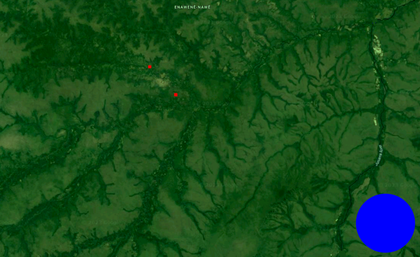
%> input picture pratica6octavepdi/mapa_menor.png, 420 x 257 px, shrunk from 1000 x 613 before the run
$ octave pratica6octave.m   (GNU Octave 9; MATLAB toolbox functions it lacks are replaced by stand-ins)
%> lines starting %> are read from the running program, lines starting %| are printed output that depends on the picture; in (x1, y1, x2, y2) boxes, pixels count from 0 and x2, y2 are one past the last pixel; in counts of white or black regions, pixels touching at a corner belong together; the program's own positions count from 1
clc;
clear all;
close all;
pkg load image;
im = imread('C:\Users\Inaci\Documents\imagens\pratica6octavepdi\mapa_menor.png');
%> im is the input picture: size 257x420x3 uint8; mean R, G, B 21.1, 75.7, 27.8
imshow(im(:,:,1));
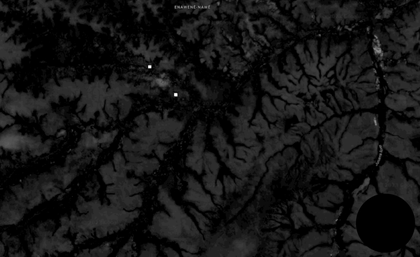
%> displayed picture: size 257x420, on the screen's scale of 0 to 255; min 0, max 255, mean 21.1
linhai = 0;
colunai = 0;
limiar(:,:,:)=im(:,:,:);
limiar(:,:,1)=0;
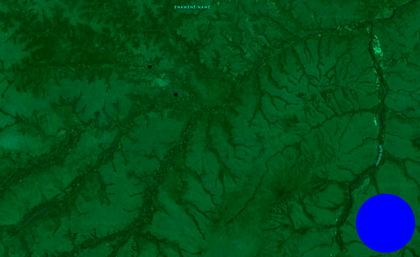
%> limiar: size 257x420x3 uint8; mean R, G, B 0, 75.7, 27.8
limiar(:,:,2)=0;
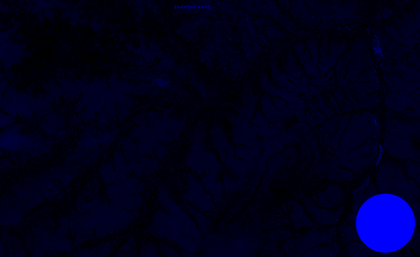
%> limiar: size 257x420x3 uint8; mean R, G, B 0, 0, 27.8
limiar(:,:,3)=im(:,:,3);
for i=1:size(im,1)
  for j=1:size(im,2)
  if(limiar(i,j,3)>=200)
    limiar(i,j,:)=255;
  else
    limiar(i,j,:)=0;
    endif
  endfor
 endfor
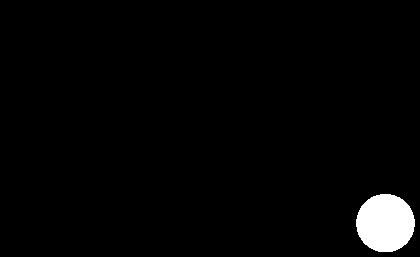
%> limiar: size 257x420x3 uint8; 2.5% white; 1 white region, box (x1, y1, x2, y2) and area: (356, 194, 415, 252) 2693
figure(3),imshow(limiar);
for i=1:size(im,1)
  for j=1:size(im,2)
    if(limiar(i,j,:)==255)
    linhai=i;
    colunai=j;
    flag=true;
  endif
  if(flag)
  break;
    endif
  endfor
endfor
%> after the loop, colunai = 381; flag = true; linhai = 195
imgrafico(:,:,:)=im(:,:,:);
imgrafico(linhai,:,:)=0;
imgrafico(:,colunai,:)=0;
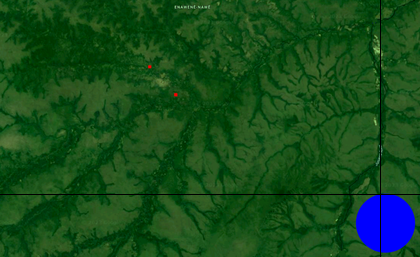
%> imgrafico: size 257x420x3 uint8; mean R, G, B 21, 75.2, 27.5
figure(7),imshow(imgrafico);
linhaf=0;
colunaf=0;
flag = false;
for i=size(im,1):-1:1
  for j=size(im,2):-1:1
    if(limiar(i,j,:)==255)
    linhaf=i;
    colunaf=j;
    flag = true;
  endif
  if(flag)
    break;
    endif
  endfor
endfor
%> after the loop, colunaf = 393; linhaf = 252
d = ((linhaf-linhai)^2+(colunaf-colunai)^2)^0.5;
%> d = 58.25
disp(d);
%| 58.249
figure(2),imshow(im);
comecoL=0;
comecoC=0;
flag = false;
for i=1:size(im,1)
  for j=1:size(im,2)
    if(im(i,j,1)>=200)
    comecoL=i;
    comecoC=j;
    flag = true;
  endif
  if(flag)
  break;
    endif
  endfor
endfor
%> after the loop, comecoC = 149; comecoL = 67
fimL=0;
fimC=0;
flag = false;
for i=size(im,1):-1:1
  for j=size(im,2):-1:1
    if(im(i,j,1)>=170)
    fimL=i;
    fimC=j;
    flag=true;
  endif
  if(flag)
  break;
  endif
  endfor
endfor
%> after the loop, fimC = 177; fimL = 96
dv = ((fimL-comecoL)^2+(fimC-comecoC)^2)^0.5;
%> dv = 40.31
disp(dv);
%| 40.311
x = (dv*10)/139.82;
%> x = 2.88
fprintf('A distancia dos 2 pontos  vermelhos em km é %d',x);
altura = fimL-comecoL;
%> altura = 29
base = fimC - comecoC;
%> base = 28
alturaK = (altura*10/d);
%> alturaK = 4.98
baseK = (base*10/d);
%> baseK = 4.81
area = alturaK*baseK;
%> area = 23.93
fprintf('A area em destaque pelos pixels vermelhos é %d',area);
%| A distancia dos 2 pontos  vermelhos em km é 2.88308A area em destaque pelos pixels vermelhos é 23.9316
